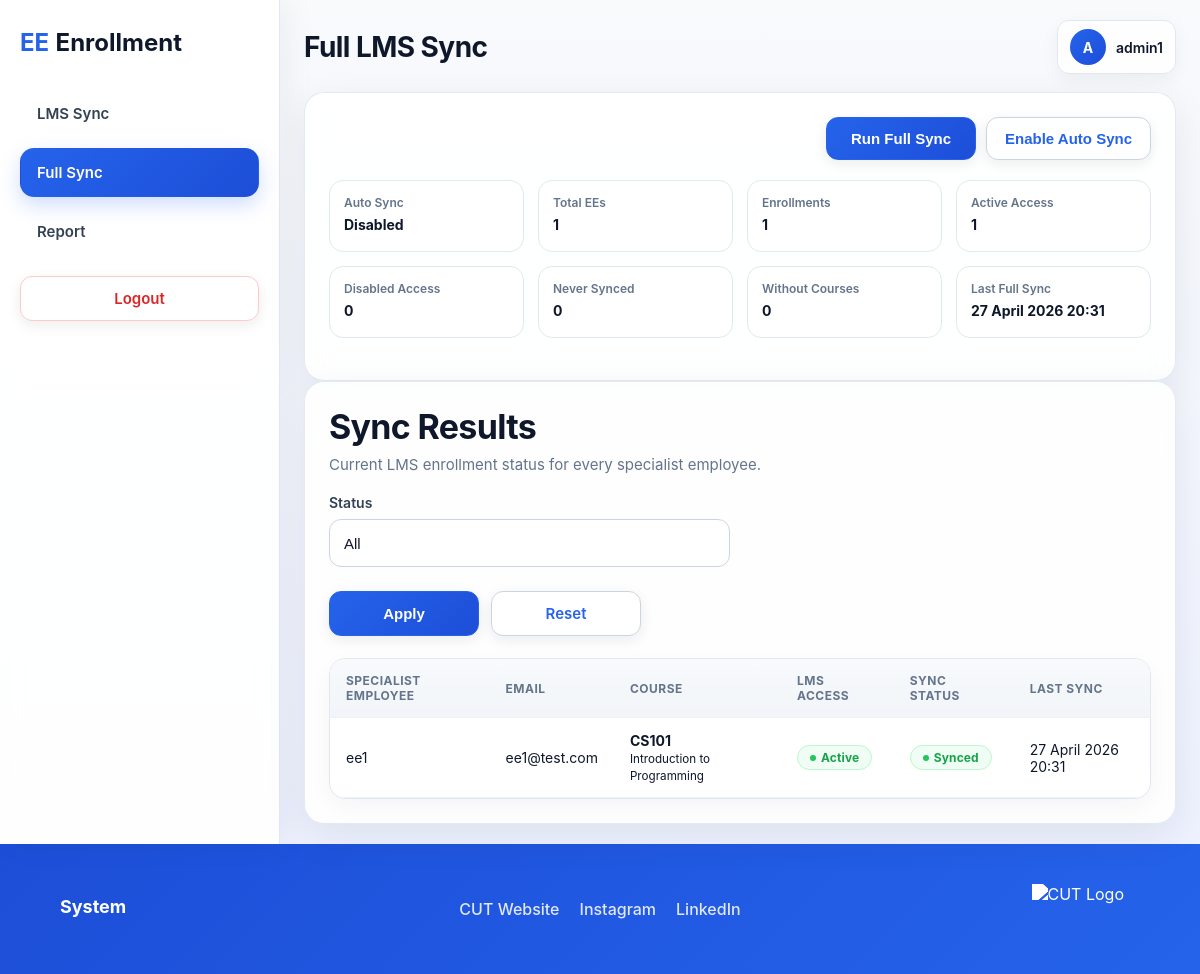
The page /modules/evaluation/full_sync.php (signed in) on the database its author committed.
### tables this page shows
CREATE TABLE lms_enrollments (
    id INT AUTO_INCREMENT PRIMARY KEY,
    user_id INT NOT NULL,
    course_id INT NOT NULL,
    lms_access TINYINT(1) NOT NULL DEFAULT 0,
    synced_at TIMESTAMP DEFAULT CURRENT_TIMESTAMP ON UPDATE CURRENT_TIMESTAMP,
    UNIQUE KEY unique_user_course (user_id, course_id),
    FOREIGN KEY (user_id) REFERENCES users(id) ON DELETE CASCADE,
    FOREIGN KEY (course_id) REFERENCES courses(id) ON DELETE CASCADE
);

CREATE TABLE users (
                       id            INT AUTO_INCREMENT PRIMARY KEY,
                       username      VARCHAR(50)  NOT NULL UNIQUE,
                       email         VARCHAR(100) NOT NULL UNIQUE,
                       password_hash VARCHAR(255) NOT NULL,
                       role          ENUM('admin', 'candidate', 'evaluator', 'hr', 'ee') NOT NULL DEFAULT 'candidate',
                       is_active     TINYINT(1) NOT NULL DEFAULT 1,
                       created_at    TIMESTAMP DEFAULT CURRENT_TIMESTAMP
);

CREATE TABLE courses (
                         id            INT AUTO_INCREMENT PRIMARY KEY,
                         department_id INT NOT NULL,
                         name          VARCHAR(150) NOT NULL,
                         code          VARCHAR(50),
                         FOREIGN KEY (department_id) REFERENCES departments(id) ON DELETE CASCADE
);

### utils/time_utils.php (called while the page is built, shortened)
<?php
function formatFullDateTime(?string $datetime): string
{
    try {
        $date = new DateTime($datetime);
        return $date->format('d F Y H:i');
    } catch (Exception $e) {
        return $datetime;
    }
}

### modules/evaluation/full_sync.php (the view, shortened to what this page needs)
<?php
require_once __DIR__ . '/../../includes/db.php';
require_once __DIR__ . '/../../utils/time_utils.php';
$pdo->exec("
    CREATE TABLE IF NOT EXISTS system_settings (
        setting_key   VARCHAR(100) PRIMARY KEY,
        setting_value TEXT NULL
    )
");
$stmt = $pdo->prepare("SELECT setting_value FROM system_settings WHERE setting_key = 'auto_lms_sync' LIMIT 1");
$stmt->execute();
$autoSyncValue = $stmt->fetchColumn();
if ($autoSyncValue === false) {
    $pdo->prepare("INSERT INTO system_settings (setting_key, setting_value) VALUES ('auto_lms_sync', '0')")->execute();
    $autoSyncValue = '0';
}
$autoSyncEnabled = $autoSyncValue === '1';
$statusFilter = $_GET['status'] ?? 'all';
$whereSql = "WHERE u.role = 'ee'";
$summary = $pdo->query("
    SELECT
        COUNT(DISTINCT u.id)                                              AS total_ee,
        COUNT(le.id)                                                      AS total_enrollments,
        SUM(CASE WHEN le.lms_access = 1 THEN 1 ELSE 0 END)              AS active_access,
        SUM(CASE WHEN le.lms_access = 0 THEN 1 ELSE 0 END)              AS disabled_access,
        SUM(CASE WHEN le.synced_at IS NULL AND le.id IS NOT NULL THEN 1 ELSE 0 END) AS never_synced,
        SUM(CASE WHEN le.id IS NULL THEN 1 ELSE 0 END)                  AS users_without_courses,
        MAX(le.synced_at)                                                 AS last_full_sync
    FROM users u
    LEFT JOIN lms_enrollments le ON le.user_id = u.id
    WHERE u.role = 'ee'
")->fetch(PDO::FETCH_ASSOC);
$stmt = $pdo->prepare("
    SELECT
        u.id   AS user_id,
        u.username,
        u.email,
        c.id   AS course_id,
        c.code AS course_code,
        c.name AS course_name,
        le.id  AS enrollment_id,
        le.lms_access,
        le.synced_at
    FROM users u
    LEFT JOIN lms_enrollments le ON le.user_id = u.id
    LEFT JOIN courses c          ON c.id = le.course_id
    {$whereSql}
    ORDER BY u.username ASC
");
$stmt->execute();
$rows = $stmt->fetchAll(PDO::FETCH_ASSOC);
?>
<!DOCTYPE html>
<html lang="en">
<head>
    <link rel="stylesheet" href="../../assets/css/style.css">
    <link rel="stylesheet" href="../../assets/css/admin.css">
    <link rel="stylesheet" href="../../assets/css/dashboard.css">
</head>
<body>
<div class="dashboard-layout">
    <?php require_once __DIR__ . '/../../includes/evaluation_sidebar.php'; ?>
    <main class="dashboard-content">
        <div class="page-shell">
            <?php require_once __DIR__ . '/../../includes/protected_topbar.php'; ?>
            <section class="page-card list-card">
                <div class="list-header">
                    <div class="list-actions">
                        <form method="POST" class="inline-form js-confirm-form">
                            <button type="submit" class="btn btn-primary"
                                    data-title="Run full sync?"
                                    data-text="This will update the sync timestamp for all EE LMS enrollment records."
                                    data-confirm="Run Sync">
                                Run Full Sync
                            </button>
                        </form>
                        <form method="POST" class="inline-form js-confirm-form">
                            <?php if ($autoSyncEnabled): ?>
                                <button type="submit" class="btn btn-danger"
                                        data-title="Disable automatic sync?"
                                        data-text="Automatic LMS sync will be turned off."
                                        data-confirm="Disable">
                                    Disable Auto Sync
                                </button>
                            <?php else: ?>
                                <button type="submit" class="btn btn-secondary"
                                        data-title="Enable automatic sync?"
                                        data-text="Automatic LMS sync will be turned on."
                                        data-confirm="Enable">
                                    Enable Auto Sync
                                </button>
                            <?php endif; ?>
                        </form>
                    </div>
                </div>
                <div class="application-admin-meta">
                    <div>
                        <span>Auto Sync</span>
                        <strong class="<?= $autoSyncEnabled ? 'text-success' : 'text-muted' ?>">
                            <?= $autoSyncEnabled ? 'Enabled' : 'Disabled' ?>
                        </strong>
                    </div>
                    <div><span>Total EEs</span><strong><?= (int) ($summary['total_ee'] ?? 0) ?></strong></div>
                    <div><span>Enrollments</span><strong><?= (int) ($summary['total_enrollments'] ?? 0) ?></strong></div>
                    <div><span>Active Access</span><strong><?= (int) ($summary['active_access'] ?? 0) ?></strong></div>
                    <div><span>Disabled Access</span><strong><?= (int) ($summary['disabled_access'] ?? 0) ?></strong></div>
                    <div><span>Never Synced</span><strong><?= (int) ($summary['never_synced'] ?? 0) ?></strong></div>
                    <div><span>Without Courses</span><strong><?= (int) ($summary['users_without_courses'] ?? 0) ?></strong></div>
                    <div>
                        <span>Last Full Sync</span>
                        <strong>
                            <?= $summary['last_full_sync']
                                    ? htmlspecialchars(formatFullDateTime($summary['last_full_sync']))
                                    : 'Never' ?>
                        </strong>
                    </div>
                </div>
            </section>
            <section class="page-card list-card">
                <div class="list-header">
                    <div>
                        <h2 class="page-title">Sync Results</h2>
                        <p class="page-subtitle">Current LMS enrollment status for every specialist employee.</p>
                    </div>
                </div>
                <form method="GET" class="admin-form" style="margin-bottom: 22px;">
                    <div class="form-grid">
                        <div class="form-group">
                            <label for="status">Status</label>
                            <select id="status" name="status" class="admin-select">
                                <option value="all"          <?= $statusFilter === 'all'          ? 'selected' : '' ?>>All</option>
                            </select>
                        </div>
                    </div>
                    <div class="form-actions">
                        <button type="submit" class="btn btn-primary">Apply</button>
                        <a href="full_sync.php" class="btn btn-secondary">Reset</a>
                    </div>
                </form>
                <div class="table-card">
                    <div class="table-wrapper">
                        <table>
                            <thead>
                            <tr>
                                <th>Specialist Employee</th>
                                <th>Email</th>
                                <th>Course</th>
                                <th>LMS Access</th>
                                <th>Sync Status</th>
                                <th>Last Sync</th>
                            </tr>
                            </thead>
                            <tbody>
                            <?php if (empty($rows)): ?>
                                <tr><td colspan="6" class="empty-state">No records match your filters.</td></tr>
                            <?php else: ?>
                                <?php foreach ($rows as $row):
                                    $hasCourse = !empty($row['course_code']);
                                    $isActive  = (int) ($row['lms_access'] ?? 0) === 1;
                                    if (!$hasCourse) {
                                        $accessLabel = 'No Course';   $accessClass = 'status-rejected';
                                        $syncLabel   = 'No Enrollment'; $syncClass = 'status-rejected';
                                    } elseif ($isActive) {
                                        $accessLabel = 'Active';   $accessClass = 'status-approved';
                                        $syncLabel   = 'Synced';   $syncClass   = 'status-approved';
                                    } else {
                                        $accessLabel = 'Disabled'; $accessClass = 'status-rejected';
                                        $syncLabel   = 'Review';   $syncClass   = 'status-pending';
                                    }
                                    ?>
                                    <tr>
                                        <td><?= htmlspecialchars($row['username']) ?></td>
                                        <td><?= htmlspecialchars($row['email']) ?></td>
                                        <td>
                                            <?php if ($hasCourse): ?>
                                                <strong><?= htmlspecialchars($row['course_code']) ?></strong><br>
                                                <small><?= htmlspecialchars($row['course_name']) ?></small>
                                            <?php else: ?>
                                                <span style="color: var(--text-muted, #9ca3af);">None assigned</span>
                                            <?php endif; ?>
                                        </td>
                                        <td><span class="status-pill <?= $accessClass ?>"><?= $accessLabel ?></span></td>
                                        <td><span class="status-pill <?= $syncClass ?>"><?= $syncLabel ?></span></td>
                                        <td><?= $row['synced_at'] ? htmlspecialchars(formatFullDateTime($row['synced_at'])) : 'Never' ?></td>
                                    </tr>
                                <?php endforeach; ?>
                            <?php endif; ?>
                            </tbody>
                        </table>
                    </div>
                </div>
            </section>
        </div>
    </main>
</div>
<?php require_once __DIR__ . '/../../includes/protected_footer.php'; ?>
</body>
</html>

### assets/css/style.css (style rules this page uses)
* { margin: 0; padding: 0; box-sizing: border-box; }
body { font-family: "Inter", "Segoe UI", Arial, Helvetica, sans-serif; background: linear-gradient(180deg, #f8fafc 0%, #eef2ff 100%); color: #1f2937; min-height: 100vh; }
a { text-decoration: none; color: inherit; }
.page-shell { width: 100%; max-width: 1180px; margin: 0 auto; padding: 20px; }
.page-card { background: rgba(255, 255, 255, 0.9); border: 1px solid rgba(226, 232, 240, 0.9); border-radius: 20px; box-shadow: 0 12px 40px rgba(15, 23, 42, 0.08); backdrop-filter: blur(10px); }
.page-title { font-size: 34px; font-weight: 700; color: #0f172a; margin-bottom: 8px; letter-spacing: -0.02em; }
.page-subtitle { color: #64748b; font-size: 15px; }
.btn { display: inline-flex; align-items: center; justify-content: center; min-width: 150px; padding: 12px 18px; border-radius: 12px; border: 1px solid transparent; font-size: 15px; font-weight: 600; cursor: pointer; transition: all 0.2s ease; box-shadow: 0 4px 14px rgba(15, 23, 42, 0.08); }
.btn-primary { background: linear-gradient(135deg, #2563eb 0%, #1d4ed8 100%); color: #ffffff; border-color: #2563eb; }
.btn-secondary { background-color: #ffffff; color: #2563eb; border-color: #cbd5e1; }
.status-pill { display: inline-flex; align-items: center; gap: 5px; padding: 4px 12px; border-radius: 999px; font-size: 12px; font-weight: 700; letter-spacing: 0.01em; border: 1px solid transparent; white-space: nowrap; }
.status-pill::before { content: ''; width: 6px; height: 6px; border-radius: 50%; flex-shrink: 0; }
.status-approved { background: #f0fdf4; color: #16a34a; border-color: #bbf7d0; }
.status-approved::before { background: #22c55e; }

### assets/css/admin.css (style rules this page uses)
.admin-form { display: grid; gap: 18px; }
.admin-select { width: 100%; padding: 14px 14px; border: 1px solid #cbd5e1; border-radius: 12px; font-size: 15px; color: #0f172a; background: #ffffff; outline: none; transition: all 0.2s ease; }
.inline-form { display: inline; }
.admin-form { display: grid; grid-template-columns: repeat(2, minmax(0, 1fr)); gap: 20px; }
.admin-form .form-group { margin-bottom: 0; }
.admin-form .form-group label { display: block; font-size: 14px; font-weight: 600; color: #334155; margin-bottom: 8px; }
.admin-form .form-group input, .admin-form .form-group select, .admin-select { width: 100%; min-height: 48px; padding: 12px 14px; border: 1px solid #cbd5e1; border-radius: 12px; font-size: 15px; color: #0f172a; background: #ffffff; outline: none; transition: all 0.2s ease; appearance: none; }
.form-actions { grid-column: 1 / -1; display: flex; gap: 12px; flex-wrap: wrap; margin-top: 4px; }
.application-admin-meta { display: grid; grid-template-columns: repeat(4, minmax(0, 1fr)); gap: 14px; margin-bottom: 18px; }
.application-admin-meta div { background: #ffffff; border: 1px solid #e2e8f0; border-radius: 14px; padding: 14px; }
.application-admin-meta span { display: block; font-size: 12px; color: #64748b; margin-bottom: 6px; font-weight: 600; }
.application-admin-meta strong { display: block; color: #0f172a; font-size: 14px; margin-bottom: 4px; }

### assets/css/dashboard.css (style rules this page uses)
.dashboard-layout, .list-layout, .profile-layout { min-height: 100vh; display: flex; background: linear-gradient(180deg, #f8fafc 0%, #eef2ff 100%); }
.dashboard-content, .list-content, .profile-content { flex: 1; min-width: 0; padding: 20px 24px; }
.dashboard-content .page-shell, .list-content .page-shell, .profile-content .page-shell { max-width: none; width: 100%; margin: 0; padding: 0; }
.list-card { padding: 24px; }
.list-header { display: flex; justify-content: space-between; align-items: flex-start; gap: 18px; flex-wrap: wrap; margin-bottom: 20px; }
.list-actions { display: flex; gap: 10px; flex-wrap: wrap; }
.table-card { border: 1px solid #e2e8f0; border-radius: 16px; overflow: hidden; background: #ffffff; box-shadow: 0 8px 24px rgba(15, 23, 42, 0.04); }
.table-wrapper { overflow-x: auto; }
table { width: 100%; border-collapse: collapse; }
thead { background: linear-gradient(180deg, #f8fafc 0%, #f1f5f9 100%); }
th, td { text-align: left; padding: 14px 16px; border-bottom: 1px solid #eef2f7; font-size: 14px; }
th { font-size: 12px; text-transform: uppercase; letter-spacing: 0.04em; color: #64748b; font-weight: 700; }
td { color: #0f172a; }
.status-approved { background: #f0fdf4; color: #16a34a; border-color: #bbf7d0; }
.status-approved::before { background: #22c55e; }

### rows shown on the page
lms_enrollments: user.username "ee1", user.email "ee1@test.com", course.code "CS101", course.name "Introduction to Programming", accessLabel "Active", syncLabel "Synced", synced_at "27 April 2026 20:31"

### other values the page prints
$pageTitle "Full LMS Sync"
$avatarLetter "A"
$username "admin1"
$summary['total_ee'] "1"
$summary['total_enrollments'] "1"
$summary['active_access'] "1"
$summary['disabled_access'] "0"
$summary['never_synced'] "0"
$summary['users_without_courses'] "0"
formatFullDateTime($summary['last_full_sync']) "27 April 2026 20:31"
$settings['system_name'] "System"
